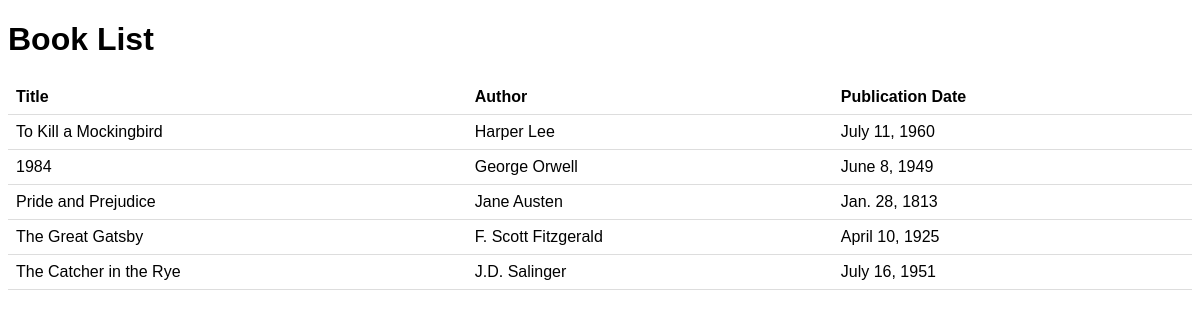
The page /book-list/ on the database its author committed.
### books/models.py (models this page shows, shortened)
class Book(models.Model):
    title = models.CharField(max_length=200)
    author = models.CharField(max_length=200)
    publication_date = models.DateField()

### books/views.py (the view)
# urls.py: path('book-list/',book_list,name= "book_list"),
def book_list(request):
    books = Book.objects.all()
    return render(request,'book_list.html',{'books':books})

### books/templates/book_list.html (shortened to what this page needs)
<!DOCTYPE html>
<html>
<head>
</head>
<body>
    <h1>Book List</h1>
    <table>
        <thead>
            <tr>
                <th>Title</th>
                <th>Author</th>
                <th>Publication Date</th>
            </tr>
        </thead>
        <tbody>
            {% for book in books %}
            <tr>
                <td>{{ book.title }}</td>
                <td>{{ book.author }}</td>
                <td>{{ book.publication_date }}</td>
            </tr>
            {% endfor %}
        </tbody>
    </table>
</body>
</html>

### books/templates/book_list.html (style rules this page uses)
body { font-family: Arial, sans-serif; }
table { border-collapse: collapse; width: 100%; }
th, td { padding: 8px; text-align: left; border-bottom: 1px solid #ddd; }

### rows shown on the page
Book: title "To Kill a Mockingbird", author "Harper Lee", publication_date "July 11, 1960"
Book: title "1984", author "George Orwell", publication_date "June 8, 1949"
Book: title "Pride and Prejudice", author "Jane Austen", publication_date "Jan. 28, 1813"
Book: title "The Great Gatsby", author "F. Scott Fitzgerald", publication_date "April 10, 1925"
Book: title "The Catcher in the Rye", author "J.D. Salinger", publication_date "July 16, 1951"
